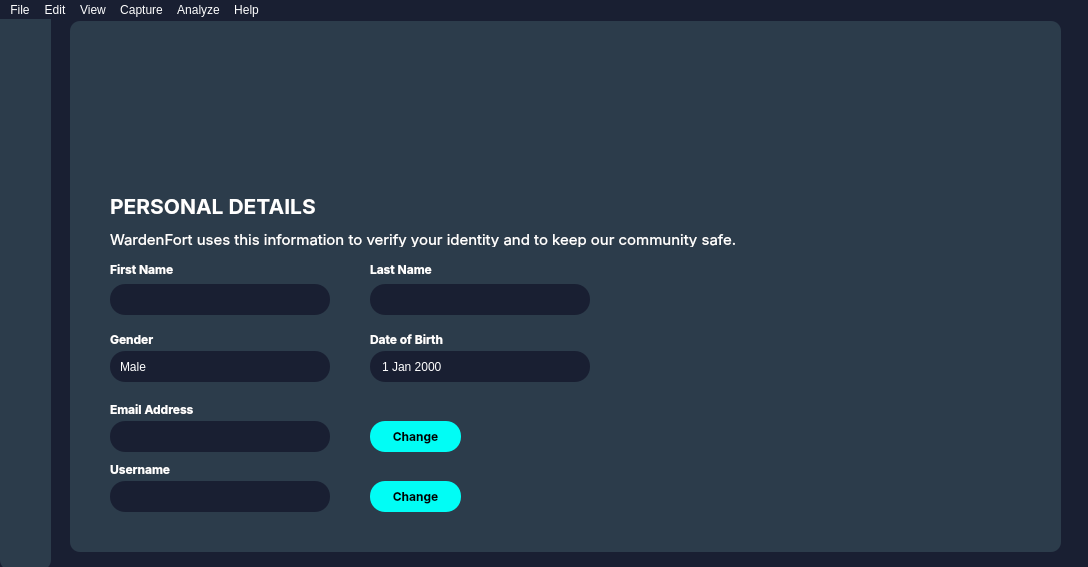
<?xml version="1.0" encoding="UTF-8"?>
<ui version="4.0">
 <class>accountSettings</class>
 <widget class="QMainWindow" name="accountSettings">
  <property name="geometry">
   <rect>
    <x>0</x>
    <y>0</y>
    <width>1088</width>
    <height>567</height>
   </rect>
  </property>
  <property name="windowTitle">
   <string>accountSettings</string>
  </property>
  <property name="styleSheet">
   <string notr="true">background-color: #191F32;</string>
  </property>
  <widget class="QWidget" name="centralwidget">
   <widget class="QFrame" name="frame_3">
    <property name="geometry">
     <rect>
      <x>70</x>
      <y>2</y>
      <width>991</width>
      <height>531</height>
     </rect>
    </property>
    <property name="styleSheet">
     <string notr="true">background-color: rgb(44, 60, 75);
border: 0px;
border-radius: 10px;</string>
    </property>
    <property name="frameShape">
     <enum>QFrame::StyledPanel</enum>
    </property>
    <property name="frameShadow">
     <enum>QFrame::Plain</enum>
    </property>
    <widget class="QLabel" name="label_4">
     <property name="geometry">
      <rect>
       <x>30</x>
       <y>-10</y>
       <width>131</width>
       <height>131</height>
      </rect>
     </property>
     <property name="styleSheet">
      <string notr="true">background-color: transparent;</string>
     </property>
     <property name="text">
      <string/>
     </property>
     <property name="pixmap">
      <pixmap>../../../Downloads/Ellipse.png</pixmap>
     </property>
    </widget>
    <widget class="QPushButton" name="pushButton">
     <property name="geometry">
      <rect>
       <x>130</x>
       <y>80</y>
       <width>31</width>
       <height>24</height>
      </rect>
     </property>
     <property name="text">
      <string/>
     </property>
     <property name="icon">
      <iconset>
       <normaloff>../../../Downloads/profileButton.png</normaloff>../../../Downloads/profileButton.png</iconset>
     </property>
     <property name="iconSize">
      <size>
       <width>25</width>
       <height>24</height>
      </size>
     </property>
     <property name="flat">
      <bool>true</bool>
     </property>
    </widget>
    <widget class="QLabel" name="label_5">
     <property name="geometry">
      <rect>
       <x>40</x>
       <y>30</y>
       <width>151</width>
       <height>121</height>
      </rect>
     </property>
     <property name="styleSheet">
      <string notr="true">background-color: transparent;</string>
     </property>
     <property name="text">
      <string/>
     </property>
     <property name="pixmap">
      <pixmap resource="wardenfort.qrc">:/wardenfort/frame.png</pixmap>
     </property>
    </widget>
    <widget class="QLabel" name="label_6">
     <property name="geometry">
      <rect>
       <x>40</x>
       <y>170</y>
       <width>221</width>
       <height>31</height>
      </rect>
     </property>
     <property name="font">
      <font>
       <family>Inter</family>
       <pointsize>16</pointsize>
       <bold>true</bold>
      </font>
     </property>
     <property name="styleSheet">
      <string notr="true">background-color: transparent;
color: white;</string>
     </property>
     <property name="text">
      <string>PERSONAL DETAILS</string>
     </property>
    </widget>
    <widget class="QLabel" name="label_7">
     <property name="geometry">
      <rect>
       <x>40</x>
       <y>210</y>
       <width>631</width>
       <height>16</height>
      </rect>
     </property>
     <property name="font">
      <font>
       <family>Inter</family>
       <pointsize>11</pointsize>
      </font>
     </property>
     <property name="styleSheet">
      <string notr="true">background-color: transparent; color: white;</string>
     </property>
     <property name="text">
      <string>WardenFort uses this information to verify your identity and to keep our community safe. </string>
     </property>
    </widget>
    <widget class="QLabel" name="label_8">
     <property name="geometry">
      <rect>
       <x>40</x>
       <y>240</y>
       <width>71</width>
       <height>16</height>
      </rect>
     </property>
     <property name="font">
      <font>
       <family>Inter</family>
       <bold>true</bold>
      </font>
     </property>
     <property name="styleSheet">
      <string notr="true">background-color: transparent; color: white;</string>
     </property>
     <property name="text">
      <string>First Name</string>
     </property>
    </widget>
    <widget class="QLabel" name="label_9">
     <property name="geometry">
      <rect>
       <x>300</x>
       <y>240</y>
       <width>71</width>
       <height>16</height>
      </rect>
     </property>
     <property name="font">
      <font>
       <family>Inter</family>
       <bold>true</bold>
      </font>
     </property>
     <property name="styleSheet">
      <string notr="true">background-color: transparent; color: white;</string>
     </property>
     <property name="text">
      <string>Last Name</string>
     </property>
    </widget>
    <widget class="QLineEdit" name="lineEdit">
     <property name="geometry">
      <rect>
       <x>40</x>
       <y>263</y>
       <width>220</width>
       <height>31</height>
      </rect>
     </property>
     <property name="styleSheet">
      <string notr="true">QLineEdit {
border-radius: 15px; 
background-color: #191F32;
padding-left: 10px;
	color: rgb(255, 255, 255);
}

</string>
     </property>
    </widget>
    <widget class="QLineEdit" name="lineEdit_2">
     <property name="geometry">
      <rect>
       <x>300</x>
       <y>263</y>
       <width>220</width>
       <height>31</height>
      </rect>
     </property>
     <property name="styleSheet">
      <string notr="true">QLineEdit {
border-radius: 15px; 
background-color: #191F32;
padding-left: 10px;
	color: rgb(255, 255, 255);
}

</string>
     </property>
    </widget>
    <widget class="QLabel" name="label_10">
     <property name="geometry">
      <rect>
       <x>40</x>
       <y>310</y>
       <width>71</width>
       <height>16</height>
      </rect>
     </property>
     <property name="font">
      <font>
       <family>Inter</family>
       <bold>true</bold>
      </font>
     </property>
     <property name="styleSheet">
      <string notr="true">background-color: transparent; color: white;</string>
     </property>
     <property name="text">
      <string>Gender</string>
     </property>
    </widget>
    <widget class="QComboBox" name="comboBox">
     <property name="geometry">
      <rect>
       <x>40</x>
       <y>330</y>
       <width>220</width>
       <height>31</height>
      </rect>
     </property>
     <property name="styleSheet">
      <string notr="true">QComboBox {
border-radius: 15px; 
background-color: #191F32;
padding-left: 10px;
	color: rgb(255, 255, 255);
}
QComboBox::down-arrow { 
image: none; 
border: none;
border-radius: 10px;
}
QComboBox::drop-down { 
width: 0px; 
}

</string>
     </property>
     <item>
      <property name="text">
       <string>Male</string>
      </property>
     </item>
     <item>
      <property name="text">
       <string>Female</string>
      </property>
     </item>
    </widget>
    <widget class="QDateEdit" name="dateEdit">
     <property name="geometry">
      <rect>
       <x>300</x>
       <y>330</y>
       <width>220</width>
       <height>31</height>
      </rect>
     </property>
     <property name="styleSheet">
      <string notr="true">QDateEdit {
border-radius: 15px; 
background-color: #191F32;
padding-left: 10px;
	color: rgb(255, 255, 255);
}
QDateEdit::down-button,QDateEdit::up-button { 
width: 0; height: 0; border: none; 
}

</string>
     </property>
    </widget>
    <widget class="QLabel" name="label_11">
     <property name="geometry">
      <rect>
       <x>300</x>
       <y>310</y>
       <width>91</width>
       <height>16</height>
      </rect>
     </property>
     <property name="font">
      <font>
       <family>Inter</family>
       <bold>true</bold>
      </font>
     </property>
     <property name="styleSheet">
      <string notr="true">background-color: transparent; color: white;</string>
     </property>
     <property name="text">
      <string>Date of Birth</string>
     </property>
    </widget>
    <widget class="QLabel" name="label_12">
     <property name="geometry">
      <rect>
       <x>40</x>
       <y>380</y>
       <width>91</width>
       <height>16</height>
      </rect>
     </property>
     <property name="font">
      <font>
       <family>Inter</family>
       <bold>true</bold>
      </font>
     </property>
     <property name="styleSheet">
      <string notr="true">background-color: transparent; color: white;</string>
     </property>
     <property name="text">
      <string>Email Address</string>
     </property>
    </widget>
    <widget class="QLineEdit" name="lineEdit_3">
     <property name="geometry">
      <rect>
       <x>40</x>
       <y>400</y>
       <width>220</width>
       <height>31</height>
      </rect>
     </property>
     <property name="styleSheet">
      <string notr="true">QLineEdit {
border-radius: 15px; 
background-color: #191F32;
padding-left: 10px;
	color: rgb(255, 255, 255);
}

</string>
     </property>
     <property name="text">
      <string/>
     </property>
    </widget>
    <widget class="QLineEdit" name="lineEdit_4">
     <property name="geometry">
      <rect>
       <x>40</x>
       <y>460</y>
       <width>220</width>
       <height>31</height>
      </rect>
     </property>
     <property name="styleSheet">
      <string notr="true">QLineEdit {
border-radius: 15px; 
background-color: #191F32;
padding-left: 10px;
	color: rgb(255, 255, 255);
}

</string>
     </property>
    </widget>
    <widget class="QLabel" name="label_13">
     <property name="geometry">
      <rect>
       <x>40</x>
       <y>440</y>
       <width>91</width>
       <height>16</height>
      </rect>
     </property>
     <property name="font">
      <font>
       <family>Inter</family>
       <bold>true</bold>
      </font>
     </property>
     <property name="styleSheet">
      <string notr="true">background-color: transparent; color: white;</string>
     </property>
     <property name="text">
      <string>Username</string>
     </property>
    </widget>
    <widget class="QPushButton" name="pushButton_2">
     <property name="geometry">
      <rect>
       <x>300</x>
       <y>400</y>
       <width>91</width>
       <height>31</height>
      </rect>
     </property>
     <property name="font">
      <font>
       <family>Inter</family>
       <bold>true</bold>
      </font>
     </property>
     <property name="styleSheet">
      <string notr="true">background-color: #01FDF5;
color: black;
border-radius: 15px;</string>
     </property>
     <property name="text">
      <string>Change</string>
     </property>
    </widget>
    <widget class="QPushButton" name="pushButton_3">
     <property name="geometry">
      <rect>
       <x>300</x>
       <y>460</y>
       <width>91</width>
       <height>31</height>
      </rect>
     </property>
     <property name="font">
      <font>
       <family>Inter</family>
       <bold>true</bold>
      </font>
     </property>
     <property name="styleSheet">
      <string notr="true">background-color: #01FDF5;
color: black;
border-radius: 15px;</string>
     </property>
     <property name="text">
      <string>Change</string>
     </property>
    </widget>
    <widget class="QLabel" name="label_15">
     <property name="geometry">
      <rect>
       <x>390</x>
       <y>360</y>
       <width>111</width>
       <height>121</height>
      </rect>
     </property>
     <property name="styleSheet">
      <string notr="true">background-color: transparent;</string>
     </property>
     <property name="text">
      <string/>
     </property>
    </widget>
    <widget class="QLabel" name="label_16">
     <property name="geometry">
      <rect>
       <x>390</x>
       <y>550</y>
       <width>631</width>
       <height>16</height>
      </rect>
     </property>
     <property name="font">
      <font>
       <family>Inter</family>
       <pointsize>11</pointsize>
      </font>
     </property>
     <property name="styleSheet">
      <string notr="true">background-color: transparent; color: white;</string>
     </property>
     <property name="text">
      <string>WardenFort uses this information to verify your identity and to keep our community safe. </string>
     </property>
    </widget>
    <widget class="QLabel" name="label_18">
     <property name="geometry">
      <rect>
       <x>680</x>
       <y>290</y>
       <width>111</width>
       <height>121</height>
      </rect>
     </property>
     <property name="styleSheet">
      <string notr="true">background-color: transparent;</string>
     </property>
     <property name="text">
      <string/>
     </property>
    </widget>
    <zorder>label_4</zorder>
    <zorder>label_5</zorder>
    <zorder>pushButton</zorder>
    <zorder>label_6</zorder>
    <zorder>label_7</zorder>
    <zorder>label_8</zorder>
    <zorder>label_9</zorder>
    <zorder>lineEdit</zorder>
    <zorder>lineEdit_2</zorder>
    <zorder>label_10</zorder>
    <zorder>comboBox</zorder>
    <zorder>dateEdit</zorder>
    <zorder>label_11</zorder>
    <zorder>label_12</zorder>
    <zorder>lineEdit_3</zorder>
    <zorder>lineEdit_4</zorder>
    <zorder>label_13</zorder>
    <zorder>pushButton_2</zorder>
    <zorder>pushButton_3</zorder>
    <zorder>label_15</zorder>
    <zorder>label_16</zorder>
    <zorder>label_18</zorder>
   </widget>
   <widget class="QWidget" name="widget" native="true">
    <property name="geometry">
     <rect>
      <x>0</x>
      <y>-20</y>
      <width>51</width>
      <height>571</height>
     </rect>
    </property>
    <property name="styleSheet">
     <string notr="true">QWidget {
    background-color: rgb(44, 60, 75);
 	border-radius: 10px;
}</string>
    </property>
    <widget class="QPushButton" name="chatButton_2">
     <property name="geometry">
      <rect>
       <x>2</x>
       <y>356</y>
       <width>51</width>
       <height>24</height>
      </rect>
     </property>
     <property name="styleSheet">
      <string notr="true">background-color: rgba(255, 255, 255, 0);
border: 0px;</string>
     </property>
     <property name="text">
      <string/>
     </property>
     <property name="icon">
      <iconset resource="wardenfort.qrc">
       <normaloff>:/wardenfort/chat (2).png</normaloff>:/wardenfort/chat (2).png</iconset>
     </property>
     <property name="iconSize">
      <size>
       <width>20</width>
       <height>20</height>
      </size>
     </property>
    </widget>
    <widget class="QPushButton" name="alertButton_2">
     <property name="geometry">
      <rect>
       <x>11</x>
       <y>177</y>
       <width>30</width>
       <height>24</height>
      </rect>
     </property>
     <property name="styleSheet">
      <string notr="true">background-color: rgba(255, 255, 255, 0);
border: 0px;</string>
     </property>
     <property name="text">
      <string/>
     </property>
     <property name="icon">
      <iconset resource="wardenfort.qrc">
       <normaloff>:/wardenfort/bell.png</normaloff>:/wardenfort/bell.png</iconset>
     </property>
     <property name="iconSize">
      <size>
       <width>20</width>
       <height>20</height>
      </size>
     </property>
    </widget>
    <widget class="QPushButton" name="calendarButton_2">
     <property name="geometry">
      <rect>
       <x>11</x>
       <y>298</y>
       <width>31</width>
       <height>21</height>
      </rect>
     </property>
     <property name="styleSheet">
      <string notr="true">background-color: rgba(255, 255, 255, 0);
border: 0px;</string>
     </property>
     <property name="text">
      <string/>
     </property>
     <property name="icon">
      <iconset resource="wardenfort.qrc">
       <normaloff>:/wardenfort/calendar.png</normaloff>:/wardenfort/calendar.png</iconset>
     </property>
     <property name="iconSize">
      <size>
       <width>20</width>
       <height>20</height>
      </size>
     </property>
    </widget>
    <widget class="QPushButton" name="dashButton_2">
     <property name="geometry">
      <rect>
       <x>10</x>
       <y>119</y>
       <width>30</width>
       <height>24</height>
      </rect>
     </property>
     <property name="styleSheet">
      <string notr="true">background-color: rgba(255, 255, 255, 0);
border: 0px;</string>
     </property>
     <property name="text">
      <string/>
     </property>
     <property name="icon">
      <iconset resource="wardenfort.qrc">
       <normaloff>:/wardenfort/dashboard.png</normaloff>:/wardenfort/dashboard.png</iconset>
     </property>
     <property name="iconSize">
      <size>
       <width>20</width>
       <height>20</height>
      </size>
     </property>
    </widget>
    <widget class="QPushButton" name="settingsButton_2">
     <property name="geometry">
      <rect>
       <x>11</x>
       <y>416</y>
       <width>31</width>
       <height>21</height>
      </rect>
     </property>
     <property name="styleSheet">
      <string notr="true">background-color: rgba(255, 255, 255, 0);
border: 0px;</string>
     </property>
     <property name="text">
      <string/>
     </property>
     <property name="icon">
      <iconset resource="wardenfort.qrc">
       <normaloff>:/wardenfort/settings.png</normaloff>:/wardenfort/settings.png</iconset>
     </property>
     <property name="iconSize">
      <size>
       <width>20</width>
       <height>20</height>
      </size>
     </property>
    </widget>
    <widget class="QPushButton" name="reportButton_2">
     <property name="geometry">
      <rect>
       <x>13</x>
       <y>236</y>
       <width>31</width>
       <height>24</height>
      </rect>
     </property>
     <property name="styleSheet">
      <string notr="true">background-color: rgba(255, 255, 255, 0);
border: 0px;</string>
     </property>
     <property name="text">
      <string/>
     </property>
     <property name="icon">
      <iconset resource="wardenfort.qrc">
       <normaloff>:/wardenfort/file.png</normaloff>:/wardenfort/file.png</iconset>
     </property>
     <property name="iconSize">
      <size>
       <width>20</width>
       <height>20</height>
      </size>
     </property>
    </widget>
    <widget class="QPushButton" name="logoButton_2">
     <property name="geometry">
      <rect>
       <x>0</x>
       <y>30</y>
       <width>50</width>
       <height>24</height>
      </rect>
     </property>
     <property name="styleSheet">
      <string notr="true">background-color: rgba(255, 255, 255, 0);
border: 0px;</string>
     </property>
     <property name="text">
      <string/>
     </property>
     <property name="icon">
      <iconset resource="wardenfort.qrc">
       <normaloff>:/wardenfort/wf (2).png</normaloff>:/wardenfort/wf (2).png</iconset>
     </property>
     <property name="iconSize">
      <size>
       <width>30</width>
       <height>30</height>
      </size>
     </property>
    </widget>
    <widget class="QPushButton" name="profButton_2">
     <property name="geometry">
      <rect>
       <x>10</x>
       <y>510</y>
       <width>31</width>
       <height>41</height>
      </rect>
     </property>
     <property name="styleSheet">
      <string notr="true">background-color: rgba(255, 255, 255, 0);
border: 0px;</string>
     </property>
     <property name="text">
      <string/>
     </property>
     <property name="icon">
      <iconset>
       <normaloff>:/wardenfort/C:/Users/Admin/Downloads/user (2).png</normaloff>:/wardenfort/C:/Users/Admin/Downloads/user (2).png</iconset>
     </property>
     <property name="iconSize">
      <size>
       <width>40</width>
       <height>40</height>
      </size>
     </property>
    </widget>
    <widget class="QPushButton" name="settingsButton_3">
     <property name="geometry">
      <rect>
       <x>0</x>
       <y>510</y>
       <width>71</width>
       <height>41</height>
      </rect>
     </property>
     <property name="styleSheet">
      <string notr="true">background-color: rgba(255, 255, 255, 0);
border: 0px;</string>
     </property>
     <property name="text">
      <string/>
     </property>
     <property name="icon">
      <iconset resource="wardenfort.qrc">
       <normaloff>:/wardenfort/p1.png</normaloff>:/wardenfort/p1.png</iconset>
     </property>
     <property name="iconSize">
      <size>
       <width>70</width>
       <height>60</height>
      </size>
     </property>
    </widget>
   </widget>
  </widget>
  <widget class="QMenuBar" name="menuBar">
   <property name="geometry">
    <rect>
     <x>0</x>
     <y>0</y>
     <width>1088</width>
     <height>21</height>
    </rect>
   </property>
   <property name="styleSheet">
    <string notr="true">QMenuBar::item {
    background-color: transparent; /* Set default background */
    color: #FFFFFF; /* Set default text color */
}

QMenuBar::item:selected {
    background-color: #1A8986; /* Set background color when item is selected */
    color: #FFFFFF; /* Set text color when item is selected */
}

QMenuBar::item:hover {
    background-color: #1A8986; /* Set background color when hovered */
    color: #FFFFFF; /* Set text color when hovered */
}

QMenu::item {
    color: #FFFFFF; /* Set text color for sub-items */
}

QMenu::item:selected {
    background-color: #1A8986; /* Set background color for selected sub-items */
}

QMenu::item:hover {
    background-color: #1A8986; /* Set background color for hovered sub-items */
}</string>
   </property>
   <widget class="QMenu" name="menuFile">
    <property name="title">
     <string>File</string>
    </property>
    <addaction name="actionOpen"/>
    <addaction name="actionOpen_Recent"/>
    <addaction name="actionClose"/>
    <addaction name="separator"/>
    <addaction name="actionSave"/>
    <addaction name="actionSave_2"/>
    <addaction name="separator"/>
    <addaction name="actionExport_Specified_Packet"/>
    <addaction name="separator"/>
    <addaction name="actionPrint"/>
    <addaction name="separator"/>
    <addaction name="actionQuit"/>
   </widget>
   <widget class="QMenu" name="menuFind_Packet">
    <property name="title">
     <string>Edit</string>
    </property>
    <addaction name="actionFind_Packet"/>
    <addaction name="actionFind_Next"/>
    <addaction name="actionFind_Previous"/>
    <addaction name="separator"/>
    <addaction name="actionMark_Unmark_Packets"/>
    <addaction name="actionMark_All_Displayed"/>
    <addaction name="actionUnmark_All_Displayed"/>
    <addaction name="separator"/>
    <addaction name="actionIgnore_Unignore_Packet_s"/>
    <addaction name="actionIgnore_All_Displayed"/>
    <addaction name="actionUnignore_All_Displayed"/>
    <addaction name="separator"/>
    <addaction name="actionPreferences"/>
   </widget>
   <widget class="QMenu" name="menuView">
    <property name="title">
     <string>View</string>
    </property>
   </widget>
   <widget class="QMenu" name="menuCapture">
    <property name="title">
     <string>Capture</string>
    </property>
   </widget>
   <widget class="QMenu" name="menuAnalyze">
    <property name="title">
     <string>Analyze</string>
    </property>
   </widget>
   <widget class="QMenu" name="menuHelp">
    <property name="title">
     <string>Help</string>
    </property>
   </widget>
   <addaction name="menuFile"/>
   <addaction name="menuFind_Packet"/>
   <addaction name="menuView"/>
   <addaction name="menuCapture"/>
   <addaction name="menuAnalyze"/>
   <addaction name="menuHelp"/>
  </widget>
  <action name="actionOpen">
   <property name="text">
    <string>Open</string>
   </property>
  </action>
  <action name="actionOpen_Recent">
   <property name="text">
    <string>Open Recent</string>
   </property>
  </action>
  <action name="actionClose">
   <property name="text">
    <string>Close</string>
   </property>
  </action>
  <action name="actionSave">
   <property name="text">
    <string>Save</string>
   </property>
  </action>
  <action name="actionSave_2">
   <property name="text">
    <string>Save...</string>
   </property>
  </action>
  <action name="actionExport_Specified_Packet">
   <property name="text">
    <string>Export Specified Packet</string>
   </property>
  </action>
  <action name="actionPrint">
   <property name="text">
    <string>Print...</string>
   </property>
  </action>
  <action name="actionQuit">
   <property name="text">
    <string>Quit</string>
   </property>
  </action>
  <action name="actionFind_Packet">
   <property name="text">
    <string>Find Packet </string>
   </property>
  </action>
  <action name="actionFind_Next">
   <property name="text">
    <string>Find Next</string>
   </property>
  </action>
  <action name="actionFind_Previous">
   <property name="text">
    <string>Find Previous</string>
   </property>
  </action>
  <action name="actionMark_Unmark_Packets">
   <property name="text">
    <string>Mark/Unmark Packets</string>
   </property>
  </action>
  <action name="actionMark_All_Displayed">
   <property name="text">
    <string>Mark All Displayed</string>
   </property>
  </action>
  <action name="actionUnmark_All_Displayed">
   <property name="text">
    <string>Unmark All Displayed</string>
   </property>
  </action>
  <action name="actionIgnore_Unignore_Packet_s">
   <property name="text">
    <string>Ignore/Unignore Packet(s)</string>
   </property>
  </action>
  <action name="actionIgnore_All_Displayed">
   <property name="text">
    <string>Ignore All Displayed</string>
   </property>
  </action>
  <action name="actionUnignore_All_Displayed">
   <property name="text">
    <string>Unignore All Displayed</string>
   </property>
  </action>
  <action name="actionPreferences">
   <property name="text">
    <string>Preferences...</string>
   </property>
  </action>
 </widget>
 <resources>
  <include location="wardenfort.qrc"/>
 </resources>
 <connections/>
</ui>
